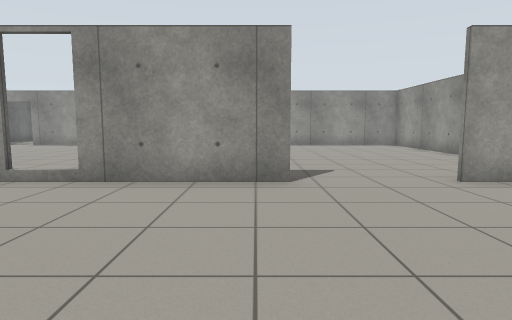
view 1 (above)

17 first-person views from a walk through a robot-simulator world made for Gazebo. The camera is 0.94 m above the floor, tilts 6° down and sees 75° across. The floor is counted in squares, 1 m on a side. Each view is taken from the middle of a square. On the plan, view 1 faces up. The plan holds only what a view shows up to about 12 squares ahead; the rest is blank. The place goes on beyond the plan.

view 2
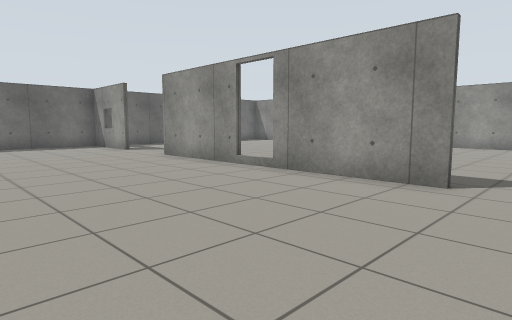

view 3
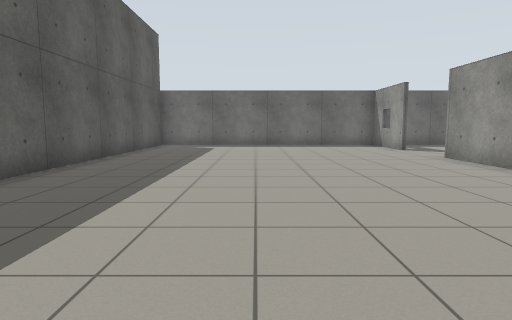

view 4
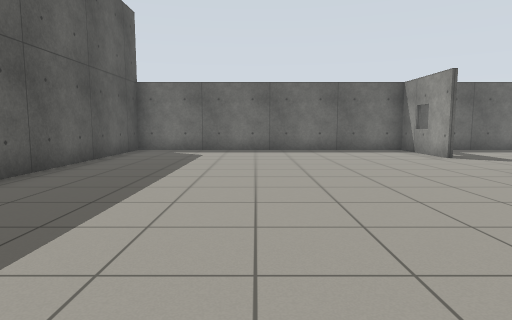

view 5
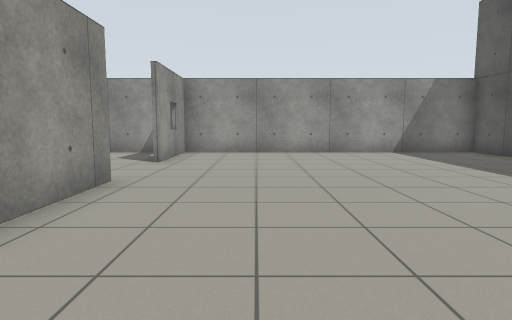

view 6
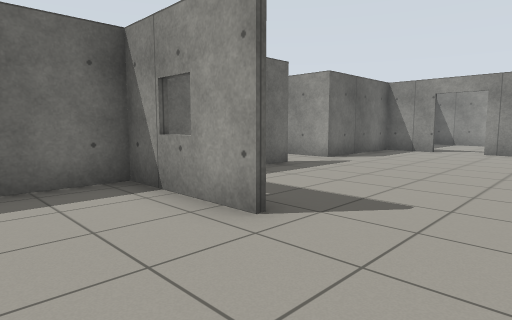

view 7
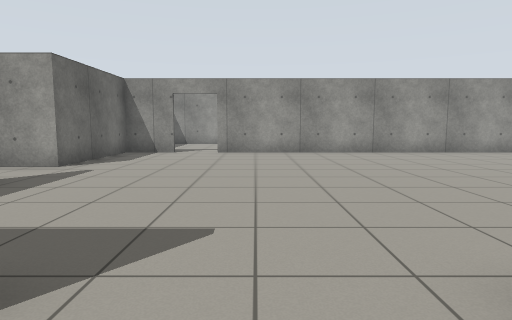

view 8
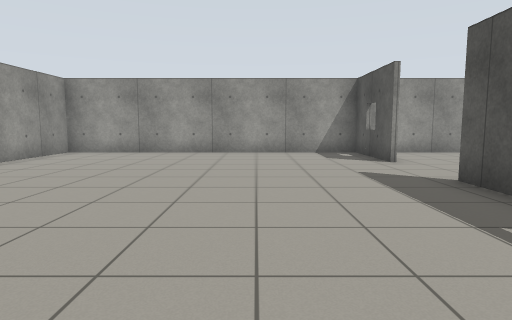

view 9
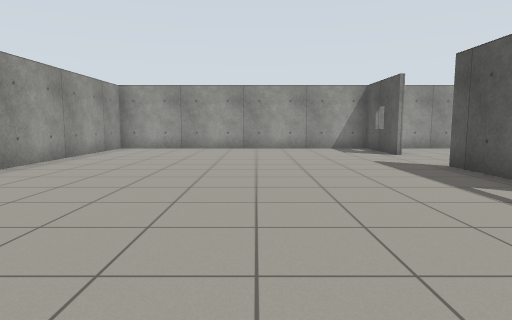

view 10
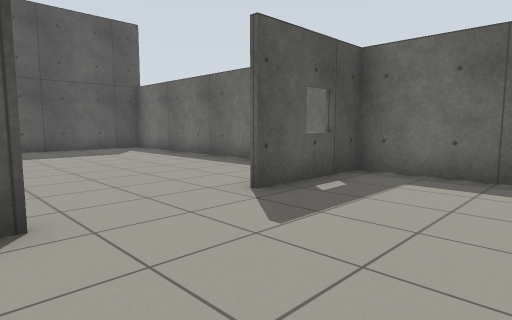

view 11
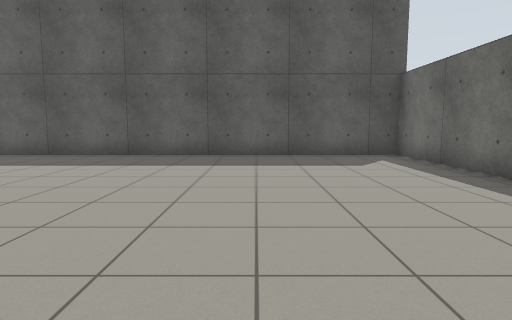

view 12
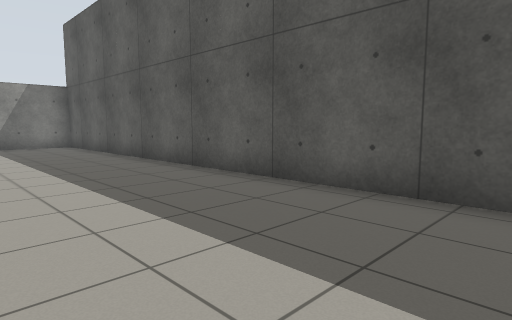

view 13
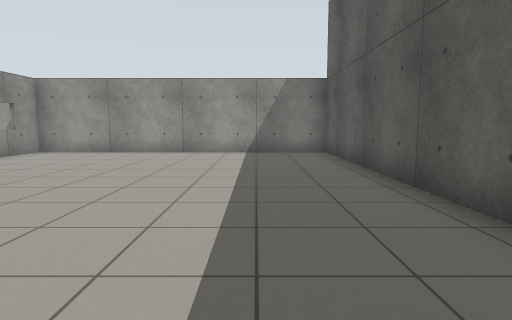

view 14
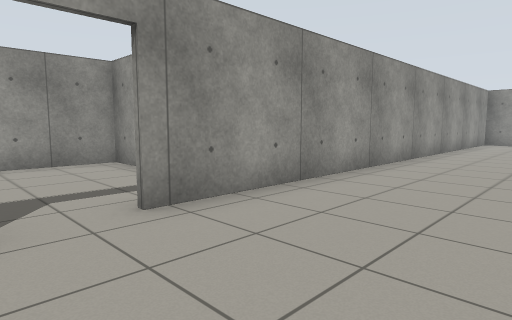

view 15
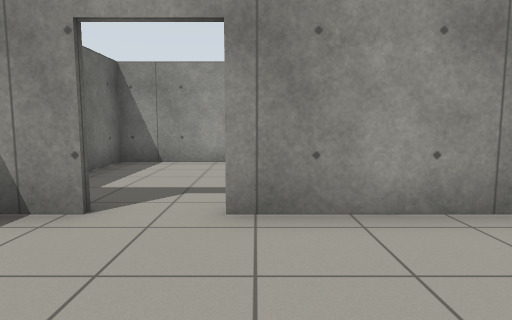

view 16
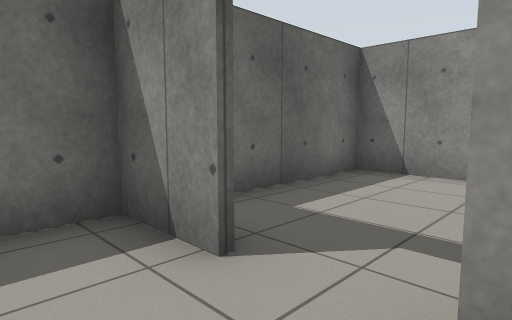

view 17
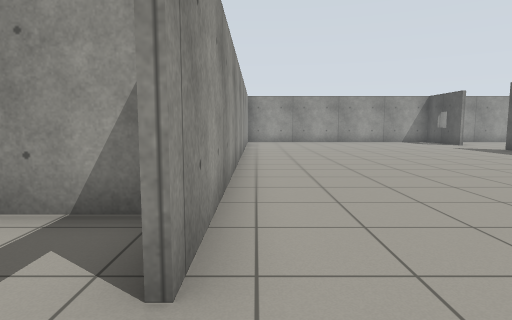

### Floor plan
Ten units are one square. View 1 is at (0, 0); x grows to the right and y downward. Boxes are objects, and circles mark ways between rooms. Rooms are numbered by the first view taken in them; rooms with no view inside come last. Other rooms are left out.
<svg viewBox="-140 -210 210 259">
<path fill="none" stroke="#000" d="M6 -54 -76 -54M-104 -54 -135 -54M65 -54 34 -54M-134 -61 -134 44 64 44 64 -60M-14 -56 6 -56M34 -56 65 -56M-118 -154 -134 -154 -134 -114M-134 -96 -134 -61M64 -60 64 -154 -104 -154M-135 -56 -104 -56M-86 -193 -86 -205 -134 -205 -134 -170M-86 -161 -86 -178"/>
<circle cx="-35" cy="-60" r="3" fill="#2a7"/>
<circle cx="-90" cy="-60" r="3" fill="#2a7"/>
<circle cx="20" cy="-60" r="3" fill="#2a7"/>
<circle cx="-110" cy="-155" r="3" fill="#2a7"/>
<text x="-30" y="-10">1</text>
<text x="-30" y="-110">2</text>
<text x="-110" y="-190">3</text>
</svg>
Room 1 opens to room 2. Room 2 opens to room 3.

Where each view was taken, in squares from view 1:
view 1: 0 up, 0 right, facing up
view 2: 0 up, 2 right, facing up-left
view 3: 0 up, 2 right, facing left
view 4: 0 up, 1 left, facing left
view 5: 3 up, 5 left, facing right
view 6: 3 up, 8 left, facing up-left
view 7: 4 up, 9 left, facing up
view 8: 9 up, 5 left, facing right
view 9: 10 up, 7 left, facing right
view 10: 9 up, 7 left, facing down-left
view 11: 6 up, 9 left, facing down
view 12: 0 up, 9 left, facing down-right
view 13: 2 down, 5 left, facing right
view 14: 12 up, 12 left, facing up-right
view 15: 12 up, 10 left, facing up
view 16: 14 up, 10 left, facing up-left
view 17: 15 up, 12 left, facing right
